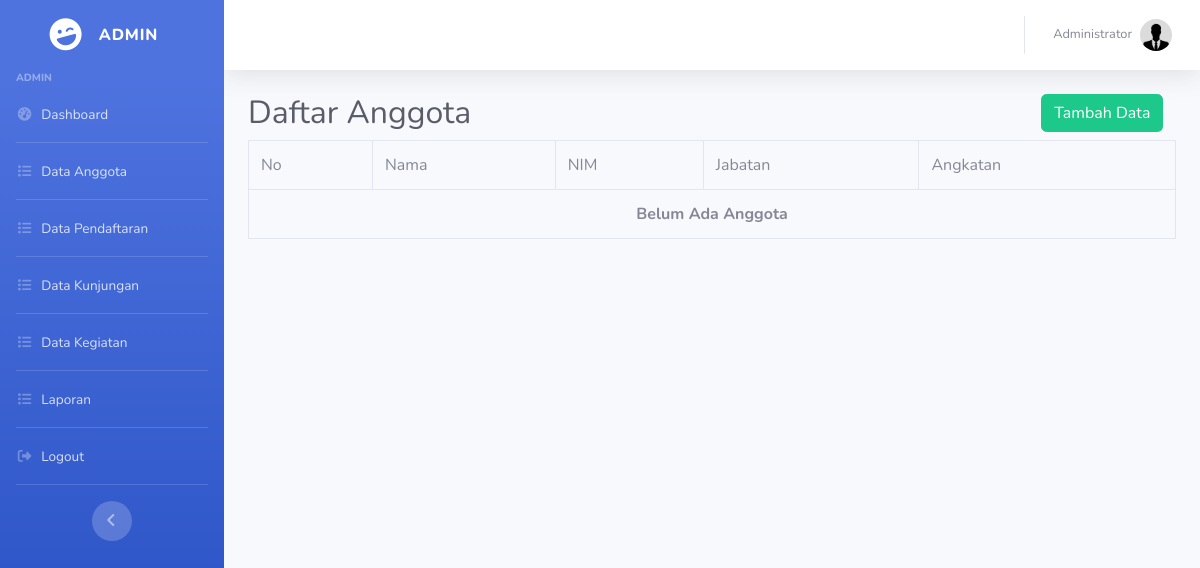
The page /admin/anggota.php (signed in) on the database as committed earlier.
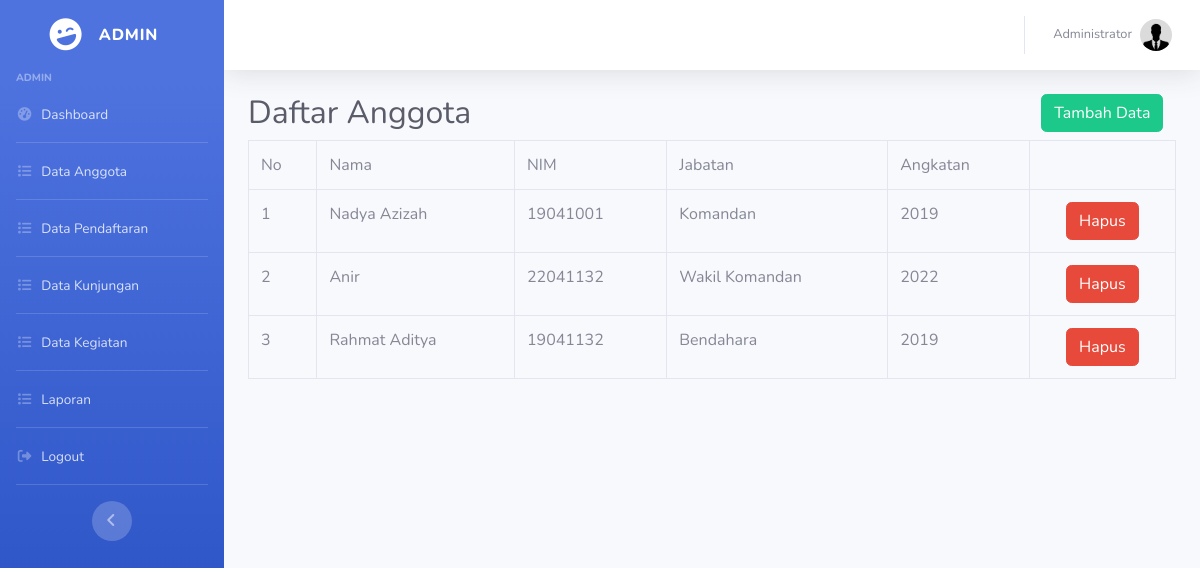
The same page on the database as committed later.
### tables this page shows
CREATE TABLE `anggota` (
  `id` int(11) NOT NULL,
  `nama` varchar(25) NOT NULL,
  `nim` varchar(25) NOT NULL,
  `jabatan` varchar(25) NOT NULL,
  `angkatan` varchar(25) NOT NULL
);

### admin/anggota_control.php (called while the page is built, shortened)
<?php
include('../config/koneksi.php');
$all_pendaftar = mysqli_query($koneksi, "SELECT * FROM anggota");
?>

### admin/anggota.php (the view)
<?php include('../config/auto_load.php'); ?>
<?php include('anggota_control.php') ?>
<?php include('../template/header.php'); ?>
<div class="container-fluid">
  <div class="row">
    <div class="col-10">
        <h2 class="text-gray-800">Daftar Anggota</h2>
    </div>
    <div class="col">
        <a href="anggota_tambah.php" class="text-white btn btn-success">Tambah Data</a>
    </div>
  </div>
  <div class="row">
    <div class="col-md-12">
      <table class="table table-bordered table-hover">
          <tr>
            <td scope="col">No</td>
            <td scope="col">Nama</td>
            <td scope="col">NIM</td>
            <td scope="col">Jabatan</td>
            <td scope="col">Angkatan</td>
          </tr>
          <?php
          $no = 1;
          while($p = mysqli_fetch_array($all_pendaftar)) { ?>
          <tr>
            <td><?= $no++ ?></td>
            <td><?= $p['nama'] ?></td>
            <td><?= $p['nim'] ?></td>
            <td><?= $p['jabatan'] ?></td>
            <td><?= $p['angkatan'] ?></td>
            <td class="text-center"> <a href="anggota_control.php?hapus=<?= $p['id'] ?>" class="text-white btn btn-danger">Hapus</a></td>
          </tr>
          <?php }
          if(mysqli_num_rows($all_pendaftar) == 0) {
            echo "<tr><td colspan='8' align='center'><b>Belum Ada Anggota</b></td></tr>";
          }
          ?>
      </table>
    </div>
  </div>
</div>

Rows that differ between the two databases and show on the page:
added anggota: nama "Nadya Azizah", nim "19041001", jabatan "Komandan", angkatan "2019"
added anggota: nama "Anir", nim "22041132", jabatan "Wakil Komandan", angkatan "2022"
added anggota: nama "Rahmat Aditya", nim "19041132", jabatan "Bendahara", angkatan "2019"
Other text that changed with them:
text no longer shown: "Belum Ada Anggota"
